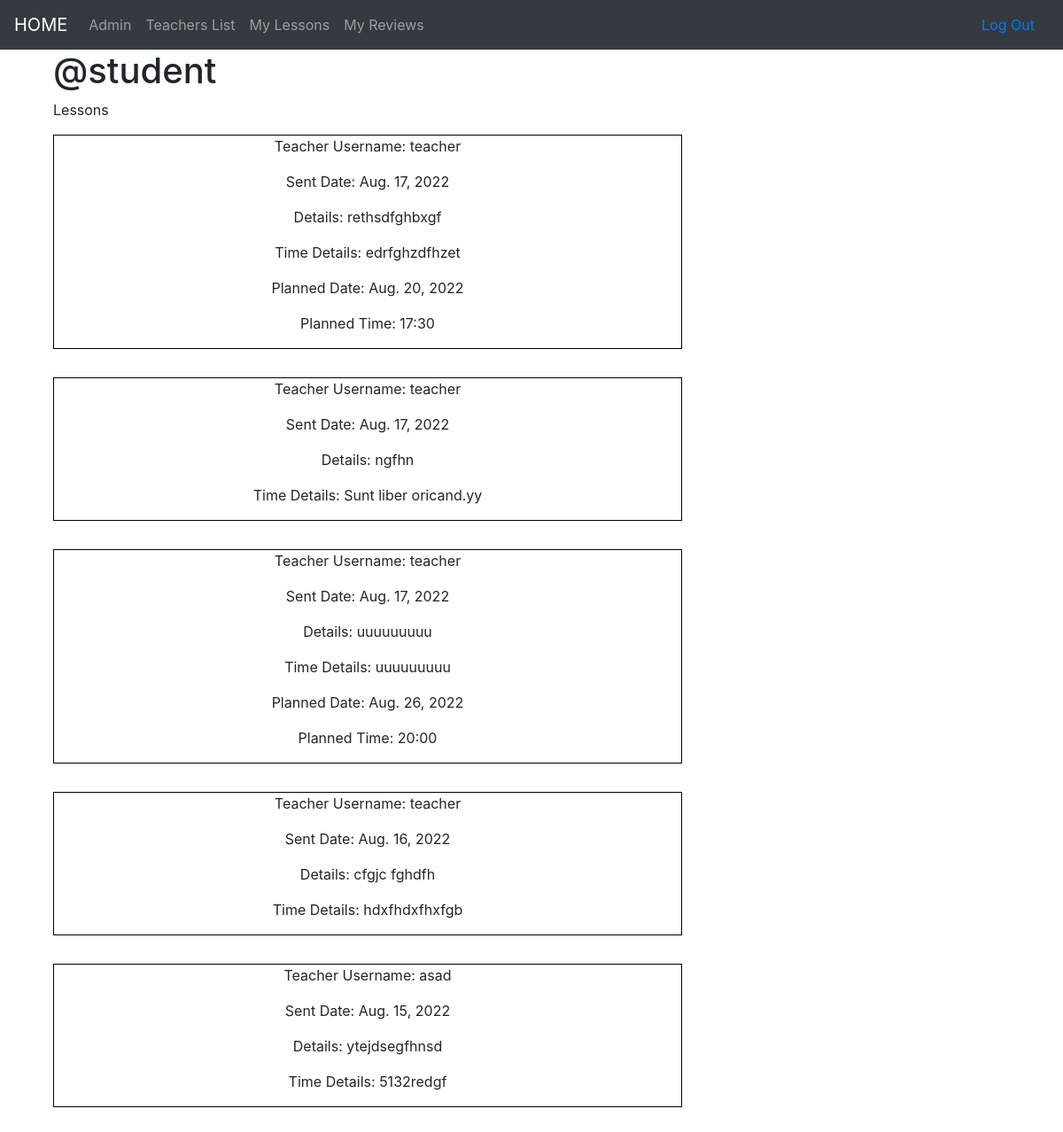
Before: /lessons/s/2/ (signed in) with the older database file.
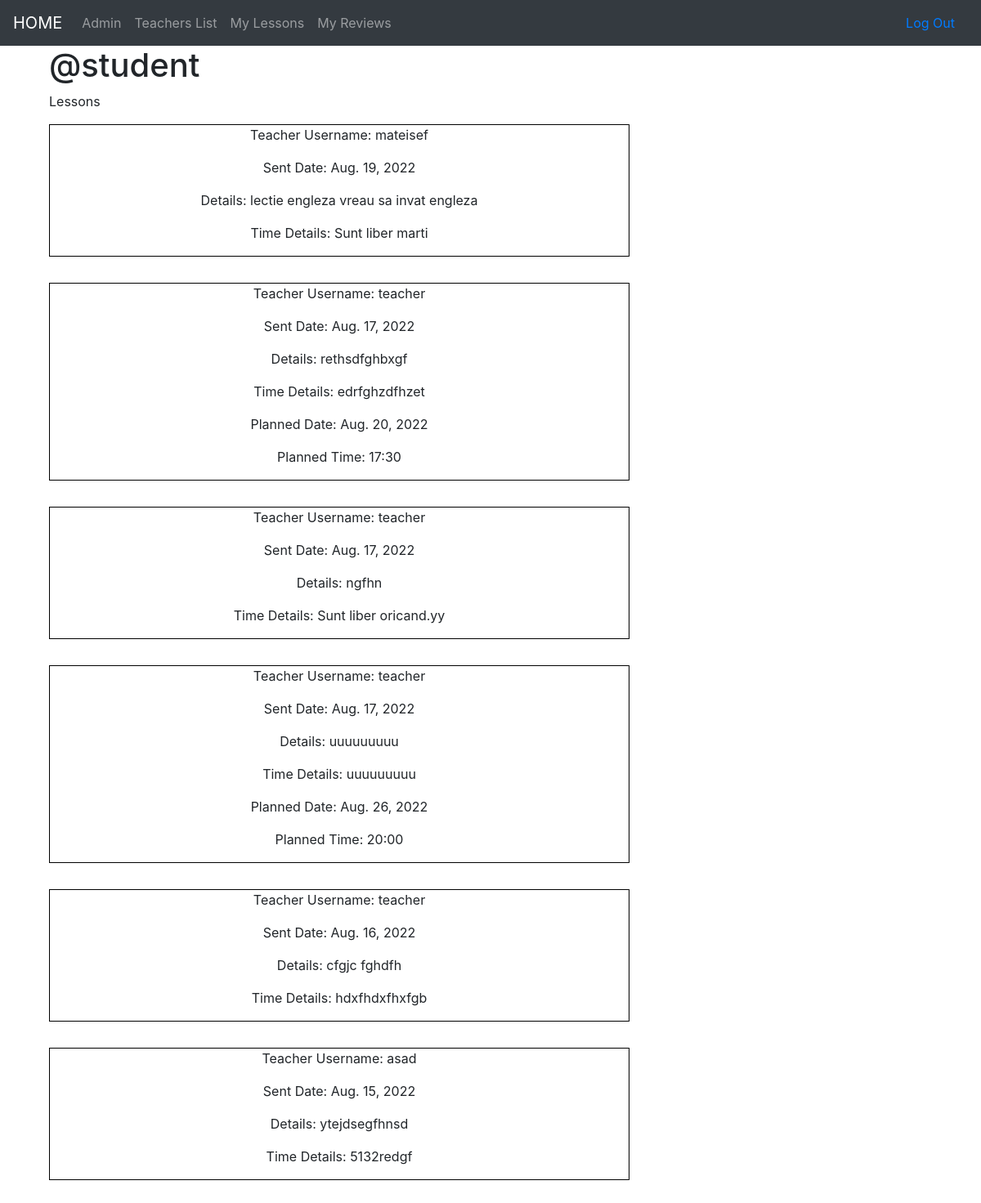
After: the same page with the newer database file.
### lessons/models.py (models this page shows, shortened)
class Lesson(models.Model):
    user = models.ForeignKey(User, on_delete=models.CASCADE)
    teacher = models.ForeignKey(Teacher, on_delete=models.CASCADE, null=True)
    sent_date = models.DateField(auto_now_add=True)
    accepted = models.BooleanField(default=False)
    planned_date = models.DateField(auto_now_add=False, null=True, blank=True)
    planned_time = models.CharField(max_length=164, null=True, blank=True)
    description = models.TextField()
    time_description = models.TextField(default="Sunt liber oricand.")
    class Meta:
        ordering = ["-sent_date"]

### accounts/models.py (models this page shows, shortened)
class Teacher(models.Model):
    user = models.OneToOneField(User, on_delete=models.CASCADE, primary_key=True)
    subject = models.ForeignKey(Subject, on_delete=models.SET_NULL, null=True)
    price = models.IntegerField(default=100)

class User(AbstractUser):
    phone_number = models.CharField(max_length=10,blank=False, validators=[phone_number_validator], unique=True)
    email = models.EmailField(unique=True)
    is_student = models.BooleanField(default=False)
    is_teacher = models.BooleanField(default=False)

### lessons/views.py (the view)
# urls.py: path('s/<int:pk>/', views.StudentLessons.as_view(), name='student_lessons'),
class StudentLessons(generic.ListView):
    model = Lesson
    template_name = 'lessons/student_lessons_list.html'
    def get_queryset(self):
        queryset = super(StudentLessons, self).get_queryset()
        queryset = queryset.filter(user=self.request.user)
        return queryset
    def get_context_data(self,**kwargs):
        context = super().get_context_data(**kwargs)
        context['user'] = self.request.user
        return context

### lessons/templates/lessons/student_lessons_list.html
{% extends "base.html" %}
{% block content %}
    <div class="col-md-4">
        <h1>@{{ user.username }}</h1>
        <p>Lessons</p>
    </div>
    <div class="col-md-8">
        {% for lesson in object_list  %}
            <div class="lessons_list_div">
                <p>Teacher Username: {{ lesson.teacher.user.username }}</p>
                <p>Sent Date: {{ lesson.sent_date }}</p>
                <p>Details: {{ lesson.description }}</p>
                <p>Time Details: {{ lesson.time_description }}</p>
                {% if lesson.accepted %}
                    <p>Planned Date: {{ lesson.planned_date }}</p>
                    <p>Planned Time: {{ lesson.planned_time }}</p>
                {% endif %}
            </div>
        {% endfor %}
    </div>
{% endblock %}

Changed rows visible on the page:
added Lesson: teacher.user.username "mateisef", sent_date "Aug. 19, 2022", description "lectie engleza vreau sa invat engleza", time_description "Sunt liber marti"
